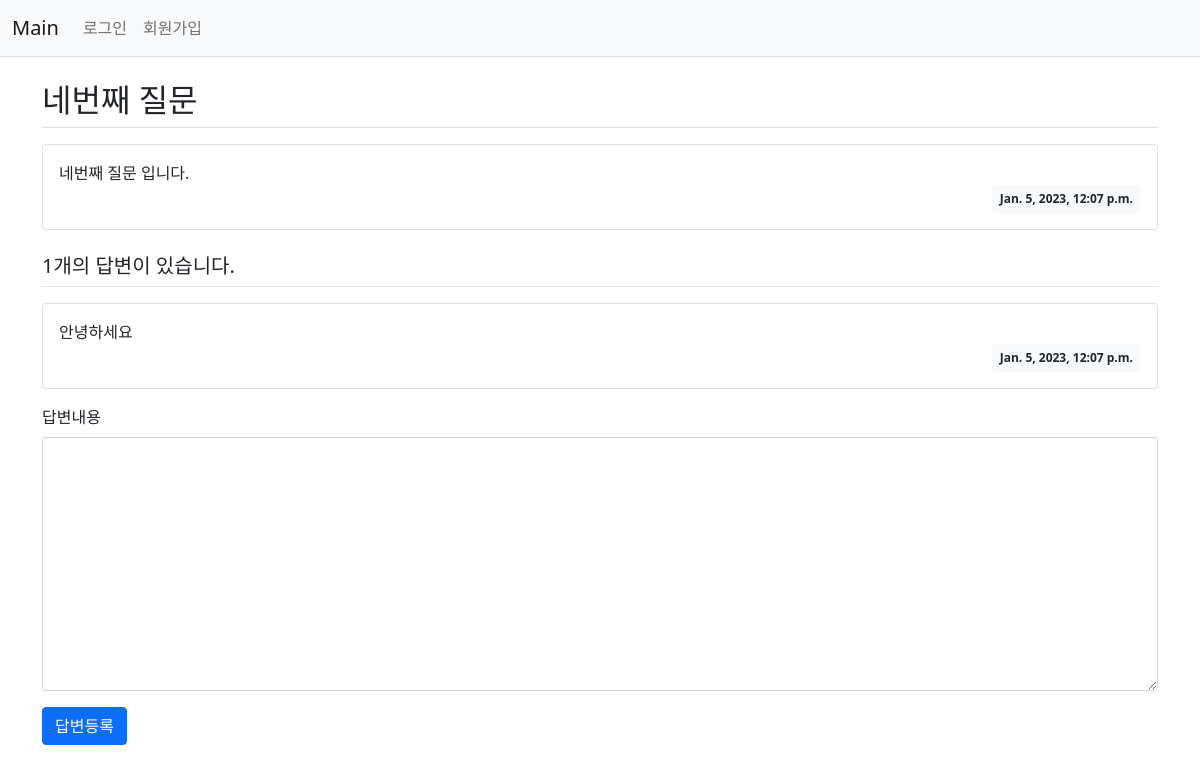
The page /4/ on the database as committed earlier.
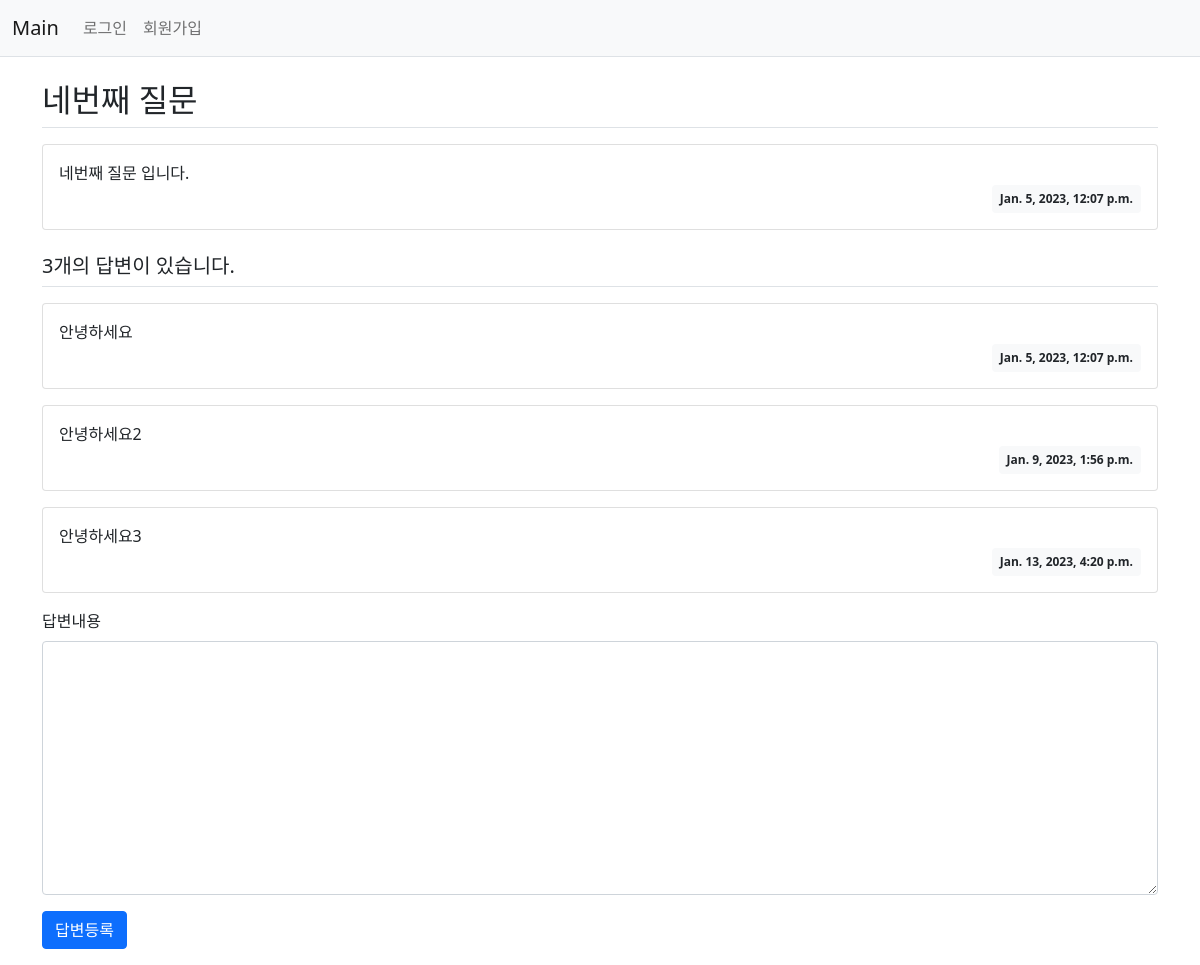
The same page on the database as committed later.
### Main/models.py (models this page shows, shortened)
class Question(models.Model):
    subject = models.CharField(max_length=200)
    content = models.TextField()
    create_date = models.DateTimeField()

class Answer(models.Model):
    question = models.ForeignKey(Question, on_delete=models.CASCADE)
    content = models.TextField()
    create_date = models.DateTimeField()

### Main/views.py (the view)
# urls.py: path('<int:question_id>/', views.detail, name='detail'),
def detail(request, question_id):
    question = Question.objects.get(id=question_id)
    context = {'question': question}
    return render(request, 'question_detail.html', context)

### Main/templates/question_detail.html (shortened to what this page needs)
{% extends 'base.html' %}
{% block content %}
<div class="container my-3">
    <h2 class="border-bottom py-2">{{ question.subject }}</h2>
    <div class="card my-3">
        <div class="card-body">
            <div class="card-text" style="white-space: pre-line;">{{ question.content }}</div>
            <div class="d-flex justify-content-end">
                <div class="badge bg-light text-dark p-2">
                    {{ question.create_date }}
                </div>
            </div>
        </div>
    </div>
    <h5 class="border-bottom my-3 py-2">{{question.answer_set.count}}개의 답변이 있습니다.</h5>
    {% for answer in question.answer_set.all %}
    <div class="card my-3">
        <div class="card-body">
            <div class="card-text" style="white-space: pre-line;">{{ answer.content }}</div>
            <div class="d-flex justify-content-end">
                <div class="badge bg-light text-dark p-2">
                    {{ answer.create_date }}
                </div>
            </div>
        </div>
    </div>
    {% endfor %}
    <form action="{% url 'answer_create' question.id %}" method="post" class="my-3">
        <div class="mb-3">
            <label for="content" class="form-label">답변내용</label>
            <textarea name="content" id="content" class="form-control" rows="10"></textarea>
        </div>
        <input type="submit" value="답변등록" class="btn btn-primary">
    </form>
</div>
{% endblock %}

### Main/templates/base.html (shortened to what this page needs)
{% load static %}
<!doctype html>
<html lang="ko">
<head>
    <link href="https://cdn.jsdelivr.net/npm/bootstrap@5.1.3/dist/css/bootstrap.min.css" rel="stylesheet">
</head>
<body>
    <nav class="navbar navbar-expand-lg navbar-light bg-light border-bottom">
        <div class="container-fluid">
            <a class="navbar-brand" href="{% url 'index' %}">Main</a>
            <div class="collapse navbar-collapse" id="navbarSupportedContent">
                <ul class="navbar-nav me-auto mb-2 mb-lg-0">
                    <li class="nav-item">
                        {% if user.is_authenticated %}
                        <a class="nav-link" href="{% url 'common:logout' %}">{{ user.username }} (로그아웃)</a>
                        {% else %}
                        <a class="nav-link" href="{% url 'common:login' %}">로그인</a>
                        {% endif %}
                    </li>
                    <li>
                        {% if not user.is_authenticated %}
                        <a class="nav-link" href="{% url 'common:signup' %}">회원가입</a>
                        {% endif %}
                    </li>
                </ul>
            </div>
        </div>
    </nav>
{% block content %}
{% endblock %}
</body>
</html>

Rows that differ between the two databases and show on the page:
computed for Question "네번째 질문": answer_set.count "1" → "3"
added Answer: content "안녕하세요2", create_date "Jan. 9, 2023, 1:56 p.m."
added Answer: content "안녕하세요3", create_date "Jan. 13, 2023, 4:20 p.m."
